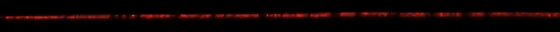
#> input picture line_scan_data/22157381_20250815205052.bmp, 560 x 32 px
$ python laser_line_2.py
#> lines starting #> are read from the running program, lines starting #| are printed output that depends on the picture; after the words box and inside, x2 and y2 are one past the last pixel; in counts of white or black regions, pixels touching at a corner belong together
# Laser line anomaly detection (small curves along a line)
# - Detrend to a straight line
# - Compute robust residuals
# - Threshold with MAD
# - Group contiguous pixels into events
# - Save CSV and visual overlays

import cv2
import numpy as np
import matplotlib.pyplot as plt
import pandas as pd
from pathlib import Path
# from caas_jupyter_tools import display_dataframe_to_user
# 22157381_20250812150806.bmp -- good
# 22157381_20250812131251.bmp -- bad
# 22157381_20250812150930.bmp -- bad
# 22157381_20250812162308.bmp
# 22157381_20250812162040.bmp
# 22157381_20250812162437.bmp
# 22157381_20250812162308.bmp
# 22157381_20250812162605.bmp
# 22157381_20250812162659.bmp
# 22157381_20250814132328.bmp

# 22157381_20250814133439.bmp -- bad
# 22157381_20250814134334.bmp -- good
# 22157381_20250814134634.bmp -- good
# 22157381_20250814140119.bmp -- bad
# 22157381_20250814140209.bmp -- bad
# 22157381_20250814140302.bmp -- good
# 22157381_20250814140342.bmp -- bad
# 22157381_20250814140418.bmp -- good
# 22157381_20250814140449.bmp -- bad
# 22157381_20250814140526.bmp -- bad
# 22157381_20250814140557.bmp -- good
# 22157381_20250814151209.bmp -- bad

# 22157381_20250815204124
# 22157381_20250815204015
# 22157381_20250815203915
# 22157381_20250815205052.bmp
IMG_PATH = "line_scan_data/22157381_20250815205052.bmp"

# [7 lines of commented-out code are left out]

MIN_INTENSITY = 80          # reject weak columns
SMOOTH_K = 10                # median filter on y(x) to suppress noise (odd)
MAD_K = 2                # threshold = MAD_K * MAD
ABS_MIN_DEV_PX = 0.4        # floor on threshold (px)
MIN_EVENT_WIDTH = 10        # ignore tiny spikes (px)

out_csv_profile = "laser_line_profile.csv"        # reused if exists
out_csv_events  = "laser_line_anomalies.csv"
out_overlay     = "laser_line_anomalies.png"

def subpixel_peak_quadratic(fm1, f0, fp1):
    denom = (fm1 - 2.0 * f0 + fp1)
    if denom == 0:
        return 0.0
    return 0.5 * (fm1 - fp1) / denom

def isolate_laser_score(bgr):
    b, g, r = cv2.split(bgr)
    score_r = r.astype(np.float32) - 0.5 * (g.astype(np.float32) + b.astype(np.float32))
    score_g = g.astype(np.float32) - 0.5 * (r.astype(np.float32) + b.astype(np.float32))
    score = np.maximum(score_r, score_g)
    score = np.clip(score, 0, None)
    score = cv2.GaussianBlur(score, (5,5), 0)
    return score

def median_filter_1d(a, k=9):
    if k < 3 or k % 2 == 0:
        return a.copy()
    pad = k // 2
    ap = np.pad(a, (pad, pad), mode='edge')
    out = np.empty_like(a)
    for i in range(len(a)):
        out[i] = np.median(ap[i:i+k])
    return out

# ---- Extract subpixel line ----
img = cv2.imread(IMG_PATH, cv2.IMREAD_COLOR)
#> img is the input picture: shape (32, 560, 3); mean B, G, R 2.3, 2.7, 13.6
if img is None:
    raise FileNotFoundError(IMG_PATH)

h, w = img.shape[:2]
#> h = 32; w = 560
score = isolate_laser_score(img)
#> in isolate_laser_score, `b, g, r = cv2.split(bgr)`:
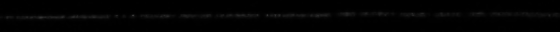
#> b: shape (32, 560); min 0, max 56, mean 2.3
#> in isolate_laser_score, `score_g = g.astype(np.float32) - 0.5 * (r.astype(np.float32) + b.astyp..`:
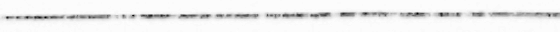
#> score_g: shape (32, 560) float32; min -92, max 1, mean -5.2; drawn with min black and max white
norm = cv2.normalize(score, None, 0, 255, cv2.NORM_MINMAX).astype(np.uint8)
bg = cv2.morphologyEx(norm, cv2.MORPH_OPEN, cv2.getStructuringElement(cv2.MORPH_RECT, (9,9)))
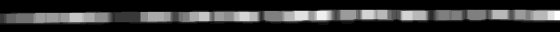
#> bg: shape (32, 560); min 0, max 18, mean 3.35; drawn with min black and max white
enh = cv2.subtract(norm, bg)
enh_blur = cv2.GaussianBlur(enh, (3,3), 0)
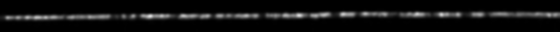
#> enh_blur: shape (32, 560); min 0, max 215, mean 16.6

y_subpix = np.full(w, np.nan, dtype=np.float32)
strength = np.zeros(w, dtype=np.float32)
#> strength = 560 values from 0 to 0
for x in range(w):
    col = enh_blur[:, x].astype(np.float32)
    y0 = int(np.argmax(col))
    s0 = col[y0]
    if s0 < MIN_INTENSITY:
        continue
    if 1 <= y0 < h-1:
        d = subpixel_peak_quadratic(col[y0-1], col[y0], col[y0+1])
        y_sp = y0 + d
    else:
        y_sp = float(y0)
    y_subpix[x] = y_sp
    strength[x] = s0
#> this loop made 560 passes
#> (y0, s0, denom in subpixel_peak_quadratic, d, y_sp) on passes 6 to 17: (17, 88, -28, 0.107, 17.11), (17, 127, -43, 0.128, 17.13), (17, 152, -52, 0.135, 17.13), (17, 152, -53, 0.123, 17.12), (17, 137, -46, 0.109, 17.11), (17, 125, -42, 0.0952, 17.1), (17, 116, -38, 0.0789, 17.08), (17, 107, -36, 0.0556, 17.06), (17, 97, -31, 0.0484, 17.05), (17, 94, -30, 0.0667, 17.07), (17, 106, -34, 0.0882, 17.09), (17, 128, -41, 0.0854, 17.09)
#> (y0, s0, d, y_sp) on passes 61, 62, 63, 68, 69, 70: (17, 102, -0.167, 16.83), (17, 100, -0.224, 16.78), (17, 91, -0.333, 16.67), (17, 93, -0.179, 16.82), (17, 111, -0.176, 16.82), (17, 124, -0.184, 16.82)
#> after the loop, strength = 560 values, max 215 at index 150, min 0 at index 0, mean 104.3

valid = ~np.isnan(y_subpix)
xs = np.arange(w)[valid]
#> xs = 449 values from 5 to 559
ys = y_subpix[valid]
#> ys = 449 values, max 17.13 at index 2, min 13.34 at index 297, mean 15.05

if ys.size == 0:
    raise RuntimeError("No laser line detected.")

ys = median_filter_1d(ys.astype(np.float32), k=SMOOTH_K)

# ---- Detrend to the straight line (global best-fit) ----
m, b = np.polyfit(xs, ys, 1)
#> m = -0.00653; b = 16.85
baseline = m*xs + b
#> baseline = 449 values, max 16.82 at index 0, min 13.2 at index 448, mean 15.05
residual = ys - baseline
#> residual = 449 values, max 1.13 at index 438, min -1.13 at index 297, mean 5.6e-15

# ---- Robust threshold via MAD ----
med = np.median(residual)
#> med = 0.045
mad = np.median(np.abs(residual - med)) + 1e-9
#> mad = 0.227
thresh = max(MAD_K * 1.4826 * mad, ABS_MIN_DEV_PX)   # 1.4826 ≈ std from MAD for Gaussian
#> thresh = 0.672

# ---- Find contiguous anomaly segments ----
mask = np.abs(residual - med) >= thresh
events = []
if mask.any():
    # run-length grouping
    start = None
    for i, flag in enumerate(mask):
        if flag and start is None:
            start = i
        elif (not flag) and start is not None:
            end = i - 1
            if (xs[end] - xs[start] + 1) >= MIN_EVENT_WIDTH:
                seg_x = xs[start:end+1]
                seg_r = residual[start:end+1]
                peak_idx = np.argmax(np.abs(seg_r))
                events.append({
                    "start_x": float(seg_x[0]),
                    "end_x": float(seg_x[-1]),
                    "width_px": float(seg_x[-1] - seg_x[0] + 1),
                    "peak_x": float(seg_x[peak_idx]),
                    "peak_dev_px": float(seg_r[peak_idx]),
                    "mean_dev_px": float(np.mean(seg_r))
                })
            start = None
#> this loop made 449 passes
#> peak_idx on pass 312: 25
#> after the loop, end = 319; events = 1 item; peak_idx = 25; seg_r = 39 values, max -0.639 at index 5, min -1.13 at index 25, mean -0.868; seg_x = 39 values from 326 to 378; start = 435
    if start is not None:
        end = len(mask) - 1
#> end = 448
        if (xs[end] - xs[start] + 1) >= MIN_EVENT_WIDTH:
            seg_x = xs[start:end+1]
#> seg_x = [546, 547, 548, 549, 550, 551, 552, 553, 554, 555, 556, 557, 558, 559]
            seg_r = residual[start:end+1]
#> seg_r = [0.731, 0.849, 0.996, 1.13, 1.09, 0.987, 0.945, 1.01, 1.02, 0.987, 0.904, 0.821, 0.772, 0.757]
            peak_idx = np.argmax(np.abs(seg_r))
#> peak_idx = 3
            events.append({
                "start_x": float(seg_x[0]),
                "end_x": float(seg_x[-1]),
                "width_px": float(seg_x[-1] - seg_x[0] + 1),
                "peak_x": float(seg_x[peak_idx]),
                "peak_dev_px": float(seg_r[peak_idx]),
                "mean_dev_px": float(np.mean(seg_r))
            })

events_df = pd.DataFrame(events, columns=["start_x","end_x","width_px","peak_x","peak_dev_px","mean_dev_px"])
#> events_df = table of 2 rows and 6 columns
events_df.to_csv(out_csv_events, index=False)

# ---- Visuals ----
# 1) Residual plot with threshold
plt.figure()
plt.plot(xs, residual)
plt.axhline(med + thresh)
plt.axhline(med - thresh)
plt.xlabel("x (pixels)")
plt.ylabel("Deviation from straight line (px)")
plt.title("Residuals vs. x (thresholds shown)")
plt.show()
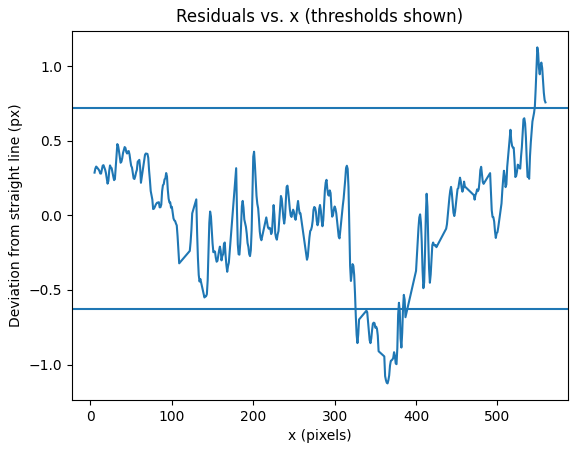
#> figure drawn by matplotlib, 1 panel; curve peaks at x = 549, y = 1.13

# 2) Overlay on image marking anomalies
overlay = img.copy()
# draw detected subpixel line (thin)
for x_i, y_i in zip(xs.astype(int), ys.astype(float)):
    cv2.circle(overlay, (int(x_i), int(round(y_i))), 1, (0,255,0), -1)
#> this loop made 449 passes
#> (x_i, y_i) on passes 1 to 3: (5, 17.11), (6, 17.13), (7, 17.13)
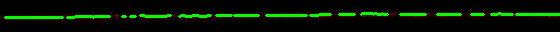
#> overlay: shape (32, 560, 3); 7.7% of pixels changed, all inside (x1, y1, x2, y2) = (4, 12, 560, 19)
# draw anomaly spans
for e in events:
    x0, x1 = int(e["start_x"]), int(e["end_x"])
    # highlight the span with a thicker polyline at the measured y
    for xi in range(x0, x1+1):
        # find closest index in xs
        # since xs is increasing and contiguous for most images, we can map via searchsorted
        idx = np.searchsorted(xs, xi)
        if idx >= len(xs):
            idx = len(xs)-1
        if xs[idx] != xi and idx > 0 and (xi - xs[idx-1]) < (xs[idx] - xi):
            idx = idx-1
        yv = ys[idx]
        cv2.circle(overlay, (int(xi), int(round(yv))), 2, (0,0,255), -1)  # red markers for anomalies
#> this loop made 2 passes
#> (x0, x1) on passes 1 to 2: (326, 378), (546, 559)
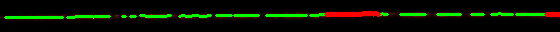
#> overlay: shape (32, 560, 3); 1.94% of pixels changed, all inside (x1, y1, x2, y2) = (324, 11, 560, 17)

cv2.imwrite(out_overlay, overlay)

# 3) Show anomalies table preview
# display_dataframe_to_user("Laser line anomalies", events_df)

# Also persist the profile if not already saved by a previous step
csv_arr = np.stack([xs, ys, baseline, residual], axis=1)
#> csv_arr = 449 rows, first 6: [5, 17.11, 16.82, 0.286], [6, 17.13, 16.81, 0.314], [7, 17.13, 16.81, 0.327], [8, 17.12, 16.8, 0.321], [9, 17.11, 16.79, 0.314], [10, 17.1, 16.79, 0.307]
pd.DataFrame(csv_arr, columns=["x","y","baseline","residual"]).to_csv(out_csv_profile, index=False)

print(f"Saved anomalies CSV to: {out_csv_events}")
print(f"Saved overlay to: {out_overlay}")

$ run again, with line_scan_data/22157381_20250812150806.bmp copied over line_scan_data/22157381_20250815205052.bmp
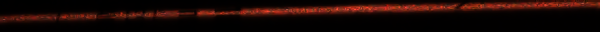
#> input picture line_scan_data/22157381_20250812150806.bmp, 600 x 32 px
#> img is the input picture: shape (32, 600, 3); mean B, G, R 4.6, 7.9, 26.1
#> the loop `for x in range(w):` made 600 passes
#> (y0, s0, denom in subpixel_peak_quadratic, d, y_sp) on passes 22, 23, 24, 25, 30, 31, 32, 33: (17, 84, -16, 0.438, 17.44), (17, 92, -20, 0.3, 17.3), (17, 91, -18, 0.278, 17.28), (17, 84, -17, 0.206, 17.21), (17, 81, -16, -0.0625, 16.94), (17, 89, -17, -0.0294, 16.97), (17, 99, -19, 0.0789, 17.08), (17, 109, -22, 0.182, 17.18)
#> after the loop `for x in range(w):`: strength = 600 values, max 183 at index 385, min 0 at index 0, mean 89.91
#> xs = 455 values from 21 to 577
#> ys = 455 values, max 17.44 at index 0, min 3.33 at index 451, mean 9.58
#> `m, b = np.polyfit(xs, ys, 1)`: m = -0.0249; b = 17.75
#> baseline = 455 values, max 17.23 at index 0, min 3.38 at index 454, mean 9.58
#> residual = 455 values, max 1.05 at index 347, min -1.21 at index 241, mean -4.18e-15
#> med = 0.068
#> mad = 0.346
#> thresh = 1.03
#> after the loop `for i, flag in enumerate(mask):`: end = 346; events = []
#> events_df = table of 0 rows and 6 columns
#> `plt.show()`:
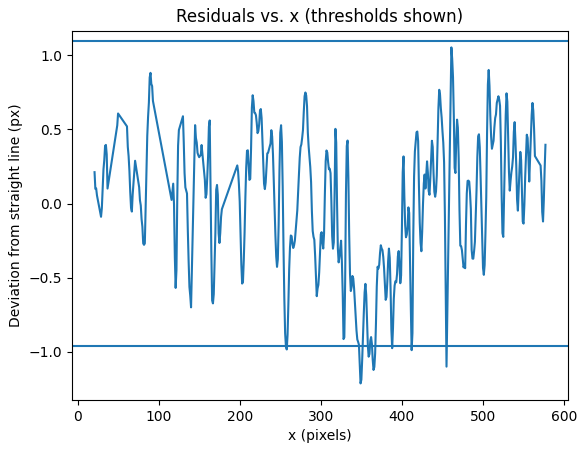
#> figure drawn by matplotlib, 1 panel; curve peaks at x = 461, y = 1.05
#> the loop `for x_i, y_i in zip(xs.astype(int), ys.astype(float)):` made 455 passes
#> (x_i, y_i) on passes 1 to 3: (21, 17.44), (22, 17.3), (23, 17.28)
#> after the loop `for x_i, y_i in zip(xs.astype(int), ys.astype(float)):`:
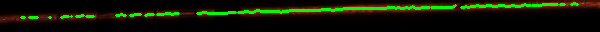
#> overlay: shape (32, 600, 3); 7.3% of pixels changed, all inside (x1, y1, x2, y2) = (20, 2, 579, 19)
#> csv_arr = 455 rows, first 6: [21, 17.44, 17.23, 0.212], [22, 17.3, 17.2, 0.0994], [23, 17.28, 17.18, 0.102], [24, 17.21, 17.15, 0.0551], [29, 16.94, 17.03, -0.0888], [30, 16.97, 17, -0.0308]

$ run again, with line_scan_data/22157381_20250812131251.bmp copied over line_scan_data/22157381_20250815205052.bmp
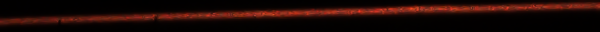
#> input picture line_scan_data/22157381_20250812131251.bmp, 600 x 32 px
#> img is the input picture: shape (32, 600, 3); mean B, G, R 5.3, 8.7, 28.7
#> the loop `for x in range(w):` made 600 passes
#> (y0, s0, denom in subpixel_peak_quadratic, d, y_sp) on passes 1, 2, 3, 13, 14, 15, 16, 17: (21, 86, -16, 0.188, 21.19), (21, 84, -15, 0.233, 21.23), (21, 80, -15, 0.233, 21.23), (21, 81, -15, -0.3, 20.7), (21, 82, -14, -0.429, 20.57), (20, 84, -16, 0.438, 20.44), (20, 89, -17, 0.265, 20.26), (20, 94, -18, 0.111, 20.11)
#> after the loop `for x in range(w):`: strength = 600 values, max 176 at index 360, min 0 at index 3, mean 108.2
#> xs = 548 values from 0 to 599
#> ys = 548 values, max 21.23 at index 1, min 5.23 at index 538, mean 12.02
#> `m, b = np.polyfit(xs, ys, 1)`: m = -0.0264; b = 20.46
#> baseline = 548 values, max 20.46 at index 0, min 4.64 at index 547, mean 12.02
#> residual = 548 values, max 1.06 at index 13, min -1.33 at index 374, mean 7.95e-15
#> med = 0.0354
#> mad = 0.243
#> thresh = 0.721
#> the loop `for i, flag in enumerate(mask):` made 548 passes
#> flag on passes 1 to 8: False, True, True, False, False, False, False, False
#> after the loop `for i, flag in enumerate(mask):`: end = 544; events = 1 item; peak_idx = 22; seg_r = 25 values, max -0.726 at index 3, min -1.33 at index 22, mean -1.02; seg_x = 25 values from 400 to 424
#> events_df = table of 1 rows and 6 columns
#> `plt.show()`:
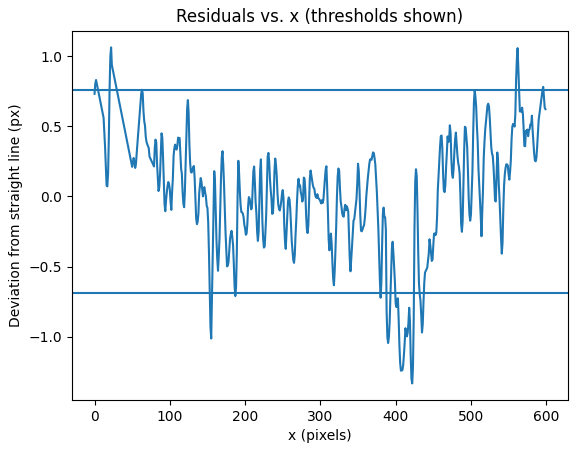
#> figure drawn by matplotlib, 1 panel; curve peaks at x = 22, y = 1.06
#> the loop `for x_i, y_i in zip(xs.astype(int), ys.astype(float)):` made 548 passes
#> (x_i, y_i) on passes 1 to 3: (0, 21.19), (1, 21.23), (2, 21.23)
#> the loop `for e in events:` made 1 pass
#> (x0, x1) on pass 1: (400, 424)
#> after the loop `for e in events:`:
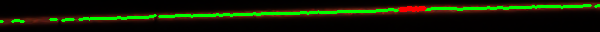
#> overlay: shape (32, 600, 3); mean B, G, R 3, 25.8, 18.4
#> csv_arr = 548 rows, first 6: [0, 21.19, 20.46, 0.732], [1, 21.23, 20.43, 0.804], [2, 21.23, 20.4, 0.831], [12, 20.7, 20.14, 0.561], [13, 20.57, 20.11, 0.459], [14, 20.44, 20.09, 0.352]
